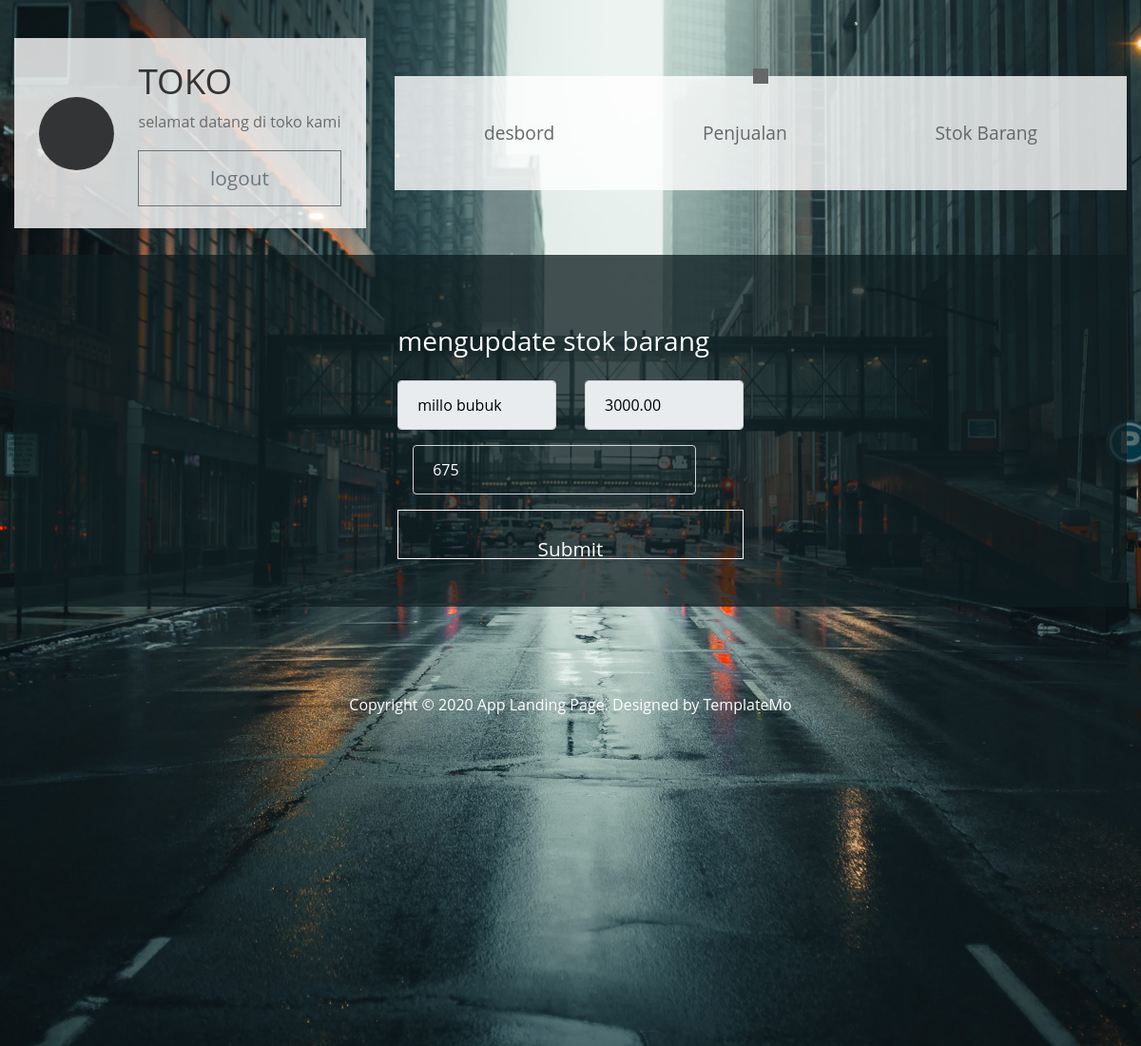
Page /petugas/stok_update_v.php?id_barang=1 on the committed database.
### tables this page shows
CREATE TABLE `tb_barang` (
  `id_barang` int(11) NOT NULL,
  `nama_barang` varchar(255) NOT NULL,
  `stok_barang` int(11) NOT NULL,
  `harga_barang` decimal(10,2) NOT NULL
);

### petugas/stok_update_v.php (the view, shortened to what this page needs)
<?php
include('header.php');
include('inavbar.php');
?>
    <?php
    include ('../config.php');
$id = $_GET['id_barang'];
$sql = mysqli_query($koneksi, "SELECT * FROM tb_barang  WHERE id_barang='$id'");
$barang = mysqli_fetch_assoc($sql);
?>
<section class="tm-bg-black-transparent tm-app-feature-box" id="section_4">
<div class="col-lg-9 col-17 mx-auto">
               <div class="col-lg-6 col-12 mx-auto">
                            <form class="custom-form volunteer-form mb-5 mb-lg-0" action="stok_update_m.php" method="post" role="form">
                                <h3 class="mb-4">mengupdate stok barang</h3>
                                <div class="row">
                                    <div class="col-lg-6 col-12">
                                        <input type="text" name="nama_barang" style="color:black;" value="<?= $barang['nama_barang'] ?>" class="form-control " placeholder="nama barang" required readonly>
                                    </div>
                                    <div class="col-lg-6 col-12">
                                        <input type="text" name="harga" style="color:black;" value="<?= $barang['harga_barang'] ?>"  class="form-control" placeholder="Harga" required readonly>
                                    </div>
                                    <div class="col-lg-10 m-3">
                                        <input type="text" name="stok" value="<?= $barang['stok_barang'] ?>" class="form-control" placeholder="stok" required>
                                    </div>
                                </div>
                                <button type="submit" class="form-control btn btn-light">Submit</button>
                            </form>
                        </div>
                    </div>
                </div>
    <?php
include('footer.php');
?>

### css/templatemo-style.css (style rules this page uses)
html { scroll-behavior: smooth; }
body { font-family: "Open Sans", Arial, Helvetica, sans-serif; font-size: 18px; font-weight: 400; color: #6b6b6b; overflow-x: hidden; }
a, button { transition: all 0.3s ease; }
.btn { border-radius: 0; padding: 13px 40px; font-size: 1.3rem; }
.tm-bg-black-transparent { background-color: rgba(15, 29, 32, 0.76); color: white; }
.tm-app-feature-box { display: flex; align-items: center; padding: 50px 40px; margin-bottom: 40px; }
.form-control { background-color: transparent; color: white; padding: 25px 20px; }
.form-control::placeholder { color: white; opacity: 1; }

### rows in the picture
tb_barang: nama_barang "millo bubuk", harga "3000.00", stok "675"
